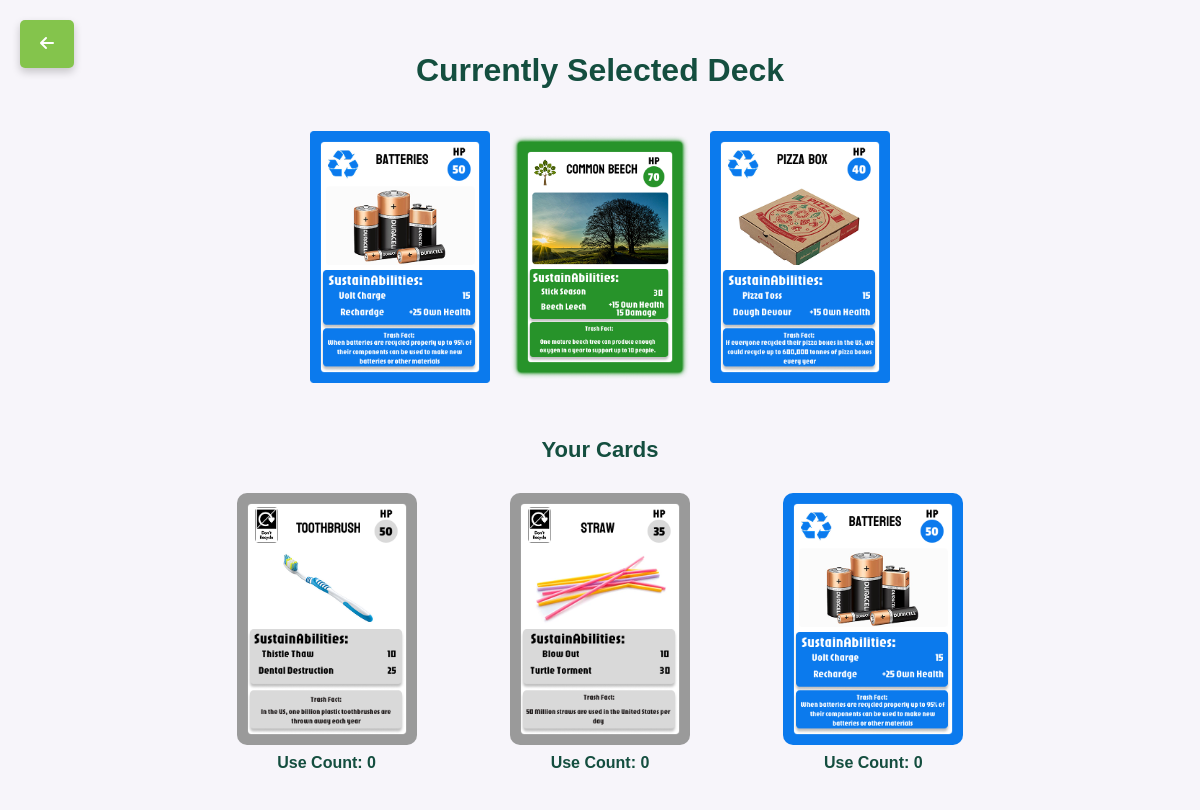
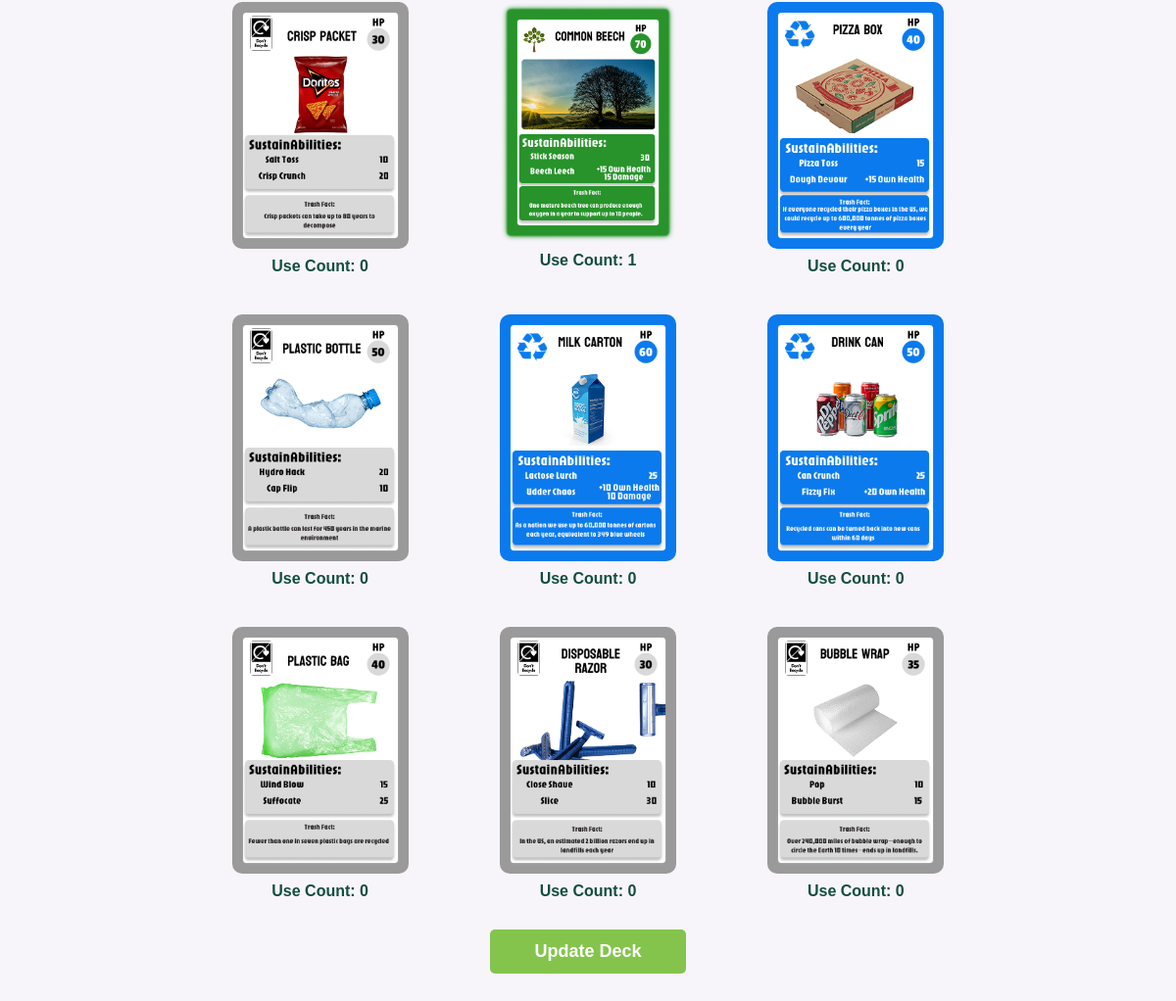
The app's page /change_deck (signed in), older data (2 pictures, top to bottom).
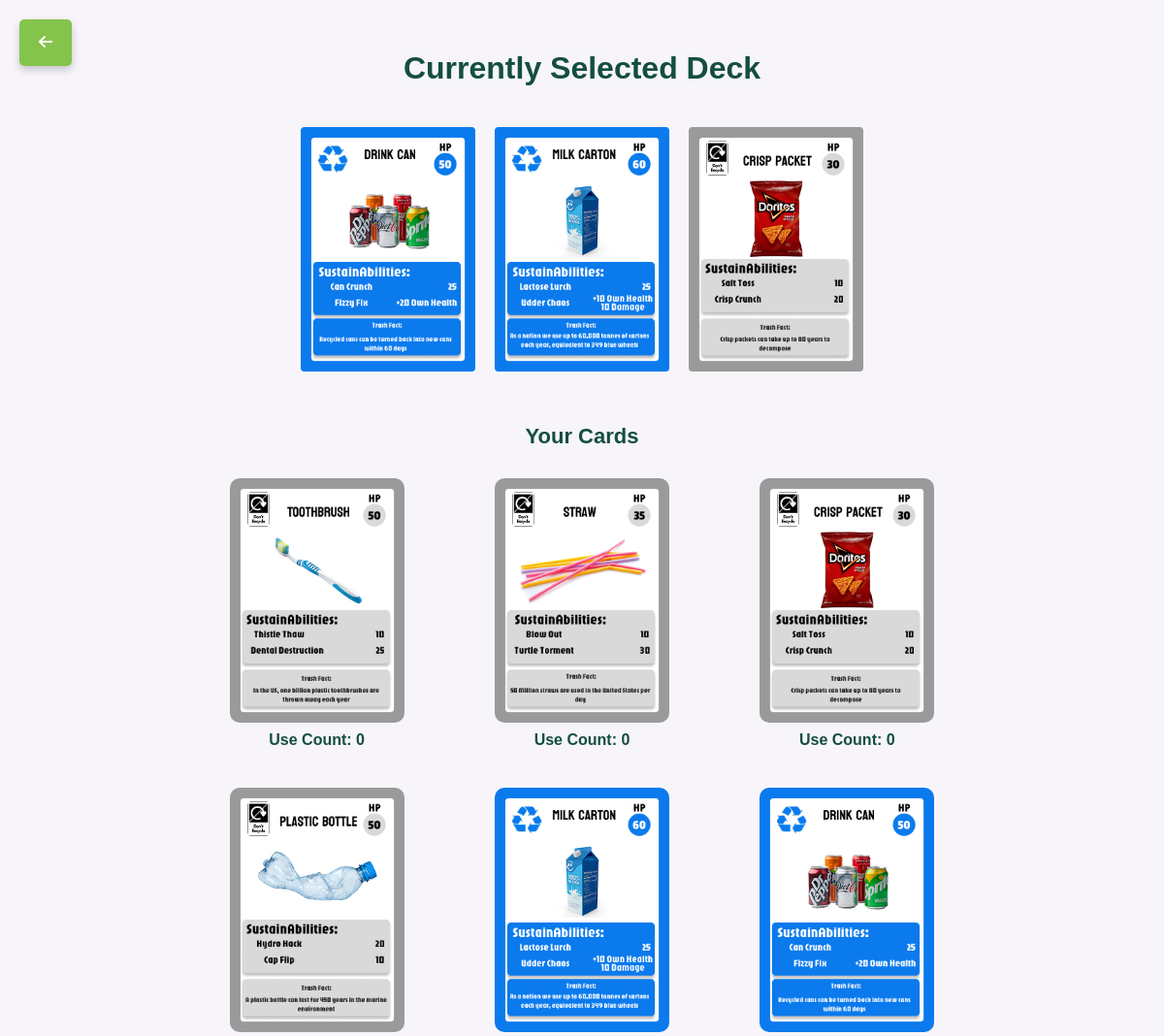
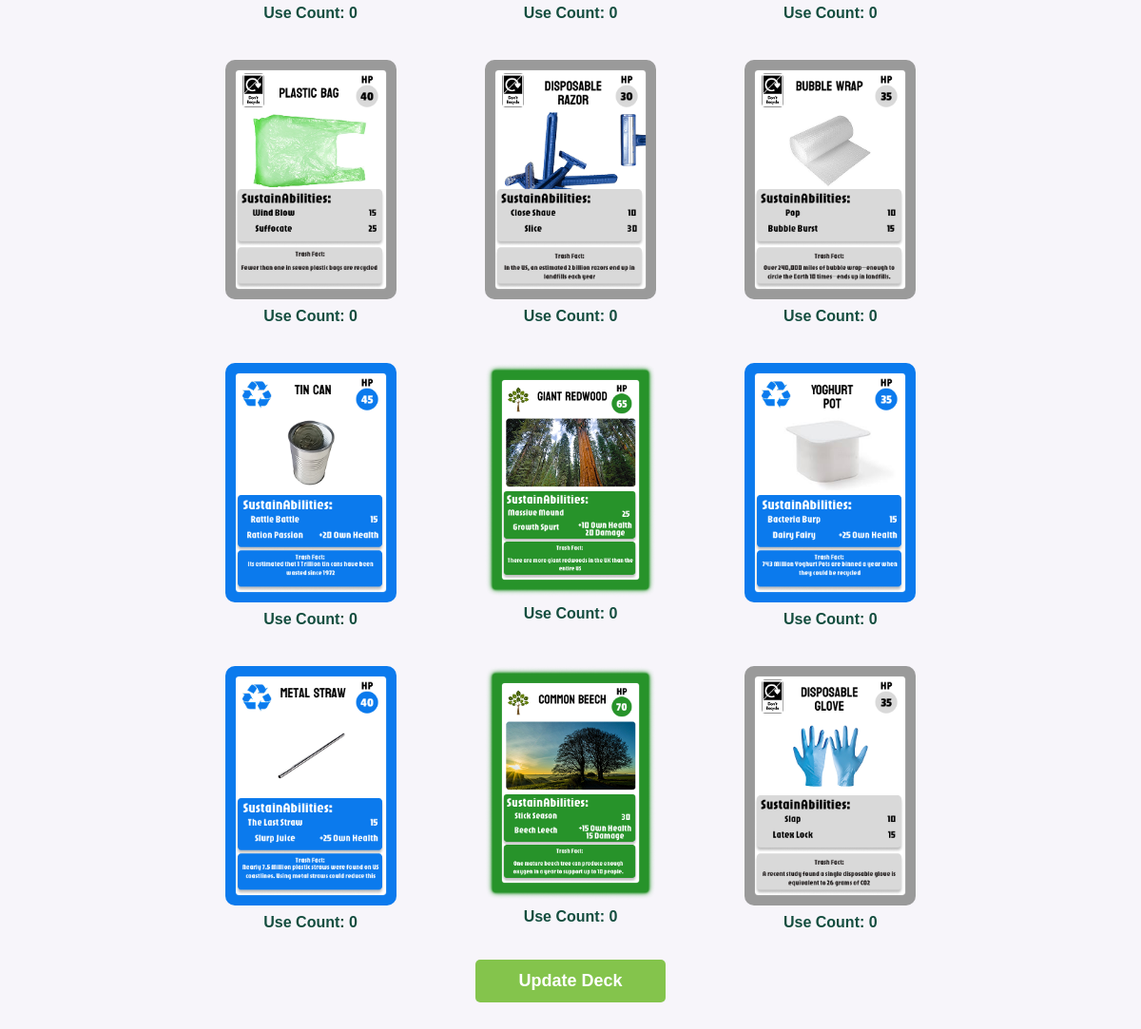
The same page, newer data (2 pictures, top to bottom).
### backend/models.py (models this page shows, shortened)
class Card(models.Model):
    name = models.CharField(max_length=100, primary_key=True)
    image = models.ImageField()
    card_type = models.IntegerField()
    ability_name_1 = models.CharField(max_length=100)
    ability_power_1 = models.IntegerField()
    ability_name_2 = models.CharField(max_length=100)
    ability_power_2 = models.IntegerField()
    ability_self_power_2 = models.IntegerField(default=0)
    health_points = models.IntegerField()
    fact = models.CharField(max_length=200)

class PlayerCards(models.Model):
    player = models.ForeignKey(User, on_delete=models.CASCADE)
    card = models.ForeignKey(Card, on_delete=models.CASCADE)
    in_gym = models.BooleanField()
    use_count = models.IntegerField() # Depends on the card type, check if this record is removed

### backend/views.py (the view)
# urls.py: path('change_deck', views.change_deck, name='change_deck'),
@login_required
def change_deck(request):
    referer = request.META.get("HTTP_REFERER")
    if referer and "change_deck" not in referer:
        request.session["original_referrer"] = referer
    cards = Card.objects.all().order_by('card_type')
    players_cards = PlayerCards.objects.filter(player=request.user)
    deck_card_1 = request.user.profile.deck_card_1
    deck_card_2 = request.user.profile.deck_card_2
    deck_card_3 = request.user.profile.deck_card_3
    context = {
        "cards": cards,
        "player_cards": players_cards,
        "user": request.user,
        "deck_card_1": deck_card_1,
        "deck_card_2": deck_card_2,
        "deck_card_3": deck_card_3,
        "previous_page": request.session.get("original_referrer", "/view-gym")
    }
    return render(request, 'backend/profile/changeDeck.html', context)

### templates/backend/profile/changeDeck.html (shortened to what this page needs)
<!DOCTYPE html>
<html lang="en">
    <head>
        {% load static %}
        {% load profile_extras %}
        <link rel="stylesheet" href="{% static 'css/backend/profile/changeDeck.css' %}">
        <link rel="stylesheet" href="https://cdnjs.cloudflare.com/ajax/libs/font-awesome/6.0.0/css/all.min.css">
    </head>
    <body>
        <div class="backButton">
            <a class="back-button" href="{{ previous_page }}">
                <i class="fas fa-arrow-left"></i>
            </a>
        </div>
        <div class="Deck">
            <div class="deckTitle">
                <p>Currently Selected Deck</p>
            </div>
            <div class="My Deck">
                <table>
                    <tr>
                        <td>
                            {% if deck_card_1 %}
                                <img src="{{ deck_card_1.image.url }}" alt="{{ deck_card_1.name }}">
                            {% else %}
                                <img src="{% static 'images/backend/profile/PlasticBlankBorder.png' %}" alt="Deck Card 1">
                            {% endif %}
                        </td>
                        <td>
                            {% if deck_card_2 %}
                                <img src="{{ deck_card_2.image.url }}" alt="{{ deck_card_2.name }}">
                            {% else %}
                                <img src="{% static 'images/backend/profile/PlasticBlankBorder.png' %}" alt="Deck Card 2">
                            {% endif %}
                        </td>
                        <td>
                            {% if deck_card_3 %}
                                <img src="{{ deck_card_3.image.url }}" alt="{{ deck_card_3.name }}">
                            {% else %}
                                <img src="{% static 'images/backend/profile/PlasticBlankBorder.png' %}" alt="Deck Card 3">
                            {% endif %}
                        </td>
                    </tr>
                </table>
            </div>
        </div>
        <div class="cards-selection">
            <h2>Your Cards</h2>
            <form method="POST" action="{% url 'update_deck' %}">
                <div class="cardTable">
                    <table>
                        <tr>
                        {% for player_card in player_cards %}
                            {% if not player_card.in_gym %}
                                <td>
                                    <label class="card-select">
                                        <img src="{{ player_card.card.image.url }}"
                                         alt="{{ player_card.card.name }}">
                                        <div class="use-count">
                                            Use Count: {{ player_card.use_count }}
                                        </div>
                                    </label>
                                </td>
                            {% endif %}
                        {% endfor %}
                        </tr>
                    </table>
                </div>
                <button type="submit" onclick="return lessThanThree()">Update Deck</button>
            </form>
        </div>
    </body>
</html>

Row changes from the older to the newer data that the page shows:
no longer on this page (row unchanged): Card: image (picture)
no longer on this page (row unchanged): Card: image (picture)
no longer on this page (row unchanged): Card: image (picture)
no longer on this page (row edited): PlayerCards: card.image (picture), use_count "0"
removed PlayerCards: card.image (picture), use_count "1"
no longer on this page (row edited): PlayerCards: card.image (picture), use_count "0"
now on this page (row unchanged): Card: image (picture)
now on this page (row unchanged): Card: image (picture)
now on this page (row unchanged): Card: image (picture)
added PlayerCards: card.image (picture), use_count "0"
added PlayerCards: card.image (picture), use_count "0"
added PlayerCards: card.image (picture), use_count "0"
added PlayerCards: card.image (picture), use_count "0"
added PlayerCards: card.image (picture), use_count "0"
added PlayerCards: card.image (picture), use_count "0"
